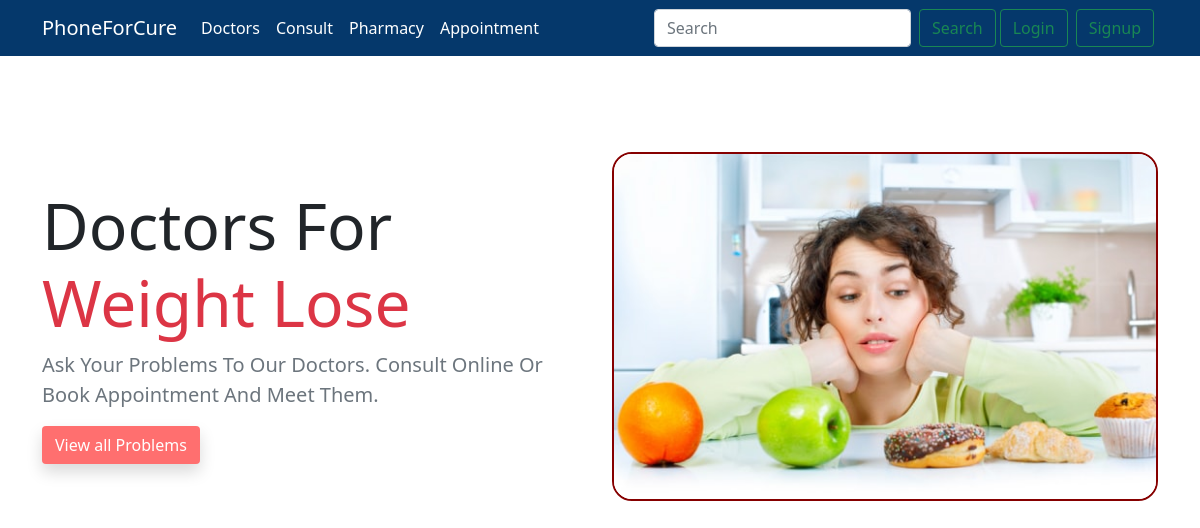
The app's page /patient/consultation/weight-lose with its own data.
### patient/models.py (models this page shows)
class CommonHealthProblem(models.Model):
    problem = models.CharField(max_length=200)
    fees = models.IntegerField()
    image = models.ImageField(upload_to='')
    slug = models.CharField(max_length=200, default="a")
    def __str__(self):
        return self.problem

### patient/views.py (the view)
# urls.py: path('consultation/<str:slug>', views.problem, name="slug"),
def problem(request, slug):
    problem = CommonHealthProblem.objects.filter(slug=slug).first()
    print(problem)
    if problem.__getattribute__('problem') == 'Cough & Cold':
        doctors = Doctor.objects.filter(speciality='Physician')
    if problem.__getattribute__('problem') == 'Stomach Issues':
        doctors = Doctor.objects.filter(speciality='Gastroenterologist')
    if problem.__getattribute__('problem') == 'Sick Kid':
        doctors = Doctor.objects.filter(speciality='Pediatrician')
    if problem.__getattribute__('problem') == 'Period Problems':
        doctors = Doctor.objects.filter(speciality='Gynaecologist')
    if problem.__getattribute__('problem') == 'Depression & Anxiety':
        doctors = Doctor.objects.filter(speciality='Psychiatrist')
    if problem.__getattribute__('problem') == 'Performance Issue In Bed?':
        doctors = Doctor.objects.filter(speciality='Sexologist')
    if problem.__getattribute__('problem') == 'Skin Problems':
        doctors = Doctor.objects.filter(speciality='Dermatologist')
    if problem.__getattribute__('problem') == 'Weight Lose':
        doctors = Doctor.objects.filter(speciality='Nutritian')
    path = settings.MEDIA_URL
    context = {'problem': problem, 'path': path, 'doctors': doctors}
    return render(request, 'patient/filterdoc.html', context)

### templates/patient/filterdoc.html (shortened to what this page needs)
{% extends 'base.html' %}
{% block body %}
    <div class="container mt-5 pt-5 probleminfo">
        <div class="row align-items-center">
            <div class="col-12 col-md-5 col-lg-6 order-md-2">
                <img src="{{path}}problem/{{problem.image}}"
                    class="img-fluid mw-md-150 mw-lg-130 mb-6 mb-md-0 problem__image" alt="{{problem.problem}}">
            </div>
            <div class="col-12 col-md-7 col-lg-6 order-md-1" data-aos="fade-up">
                <h1 class="display-3 text-center text-md-start">
                    Doctors For <br><span class="text-danger">{{problem.problem}}</span>
                </h1>
                <p class="lead text-center text-md-start text-muted mb-6 mb-lg-8">
                    Ask Your Problems To Our Doctors. Consult Online Or Book Appointment And Meet Them.
                </p>
                <div class="text-center text-md-start">
                    <a href="/patient/consultation" class="btn shadow lift me-1 allproblems">
                        View all Problems
                    </a>
                </div>
            </div>
        </div>
    </div>
{% endblock body %}

### records on screen
CommonHealthProblem: image (picture), problem "Weight Lose"
